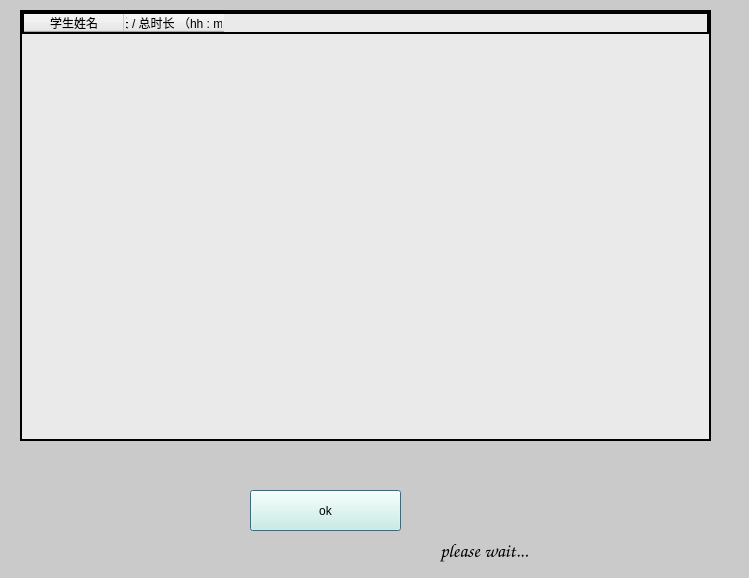
<?xml version="1.0" encoding="UTF-8"?>
<ui version="4.0">
 <class>Teacher_exit_win3</class>
 <widget class="QDialog" name="Teacher_exit_win3">
  <property name="geometry">
   <rect>
    <x>0</x>
    <y>0</y>
    <width>749</width>
    <height>578</height>
   </rect>
  </property>
  <property name="windowTitle">
   <string>Dialog</string>
  </property>
  <property name="styleSheet">
   <string notr="true">background-color: rgb(202, 202, 202);</string>
  </property>
  <widget class="QTableWidget" name="FocusTableWidget">
   <property name="geometry">
    <rect>
     <x>20</x>
     <y>10</y>
     <width>691</width>
     <height>431</height>
    </rect>
   </property>
   <property name="styleSheet">
    <string notr="true">background-color: rgb(234, 234, 234);
border-width: 2px;
border-color: rgb(0, 0, 0);
border-style: solid;</string>
   </property>
   <column>
    <property name="text">
     <string>学生姓名</string>
    </property>
   </column>
   <column>
    <property name="text">
     <string>专注时长 / 总时长 （hh : mm : ss）</string>
    </property>
   </column>
  </widget>
  <widget class="QPushButton" name="pushButton">
   <property name="geometry">
    <rect>
     <x>250</x>
     <y>490</y>
     <width>151</width>
     <height>41</height>
    </rect>
   </property>
   <property name="styleSheet">
    <string notr="true">background-color: rgb(211, 247, 228);</string>
   </property>
   <property name="text">
    <string>ok</string>
   </property>
  </widget>
  <widget class="QLabel" name="label">
   <property name="geometry">
    <rect>
     <x>440</x>
     <y>530</y>
     <width>300</width>
     <height>41</height>
    </rect>
   </property>
   <property name="font">
    <font>
     <family>Comic Sans MS</family>
     <pointsize>14</pointsize>
    </font>
   </property>
   <property name="text">
    <string>please wait...</string>
   </property>
  </widget>
 </widget>
 <resources/>
 <connections/>
</ui>
